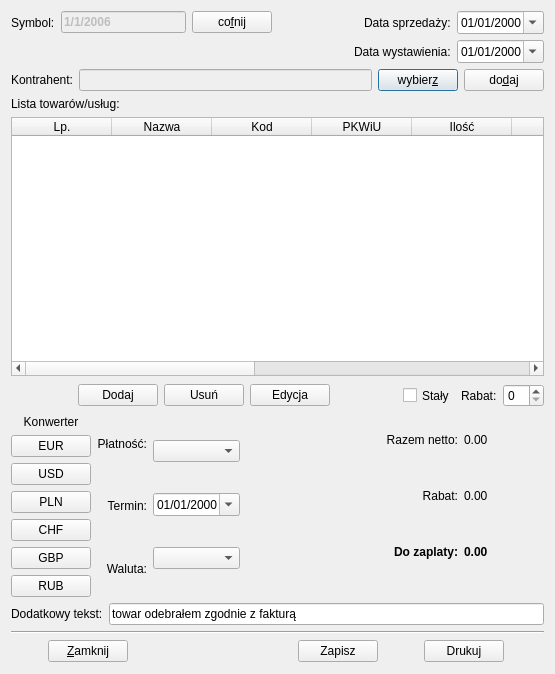
<?xml version="1.0" encoding="UTF-8"?>
<ui version="4.0">
 <class>Invoice</class>
 <widget class="QDialog" name="Invoice">
  <property name="windowModality">
   <enum>Qt::NonModal</enum>
  </property>
  <property name="geometry">
   <rect>
    <x>0</x>
    <y>0</y>
    <width>555</width>
    <height>674</height>
   </rect>
  </property>
  <property name="sizePolicy">
   <sizepolicy hsizetype="Expanding" vsizetype="Expanding">
    <horstretch>0</horstretch>
    <verstretch>0</verstretch>
   </sizepolicy>
  </property>
  <property name="minimumSize">
   <size>
    <width>403</width>
    <height>500</height>
   </size>
  </property>
  <property name="windowTitle">
   <string>Faktura VAT</string>
  </property>
  <layout class="QVBoxLayout" name="verticalLayout_2">
   <property name="sizeConstraint">
    <enum>QLayout::SetMinAndMaxSize</enum>
   </property>
   <item>
    <layout class="QHBoxLayout">
     <item>
      <layout class="QHBoxLayout">
       <item>
        <layout class="QHBoxLayout">
         <item>
          <widget class="QLabel" name="textLabel1_3">
           <property name="text">
            <string>Symbol:</string>
           </property>
           <property name="wordWrap">
            <bool>false</bool>
           </property>
          </widget>
         </item>
         <item>
          <widget class="QLineEdit" name="invNr">
           <property name="enabled">
            <bool>false</bool>
           </property>
           <property name="font">
            <font>
             <weight>75</weight>
             <bold>true</bold>
            </font>
           </property>
           <property name="focusPolicy">
            <enum>Qt::ClickFocus</enum>
           </property>
           <property name="text">
            <string>1/1/2006</string>
           </property>
          </widget>
         </item>
        </layout>
       </item>
       <item>
        <widget class="QPushButton" name="backBtn">
         <property name="cursor">
          <cursorShape>PointingHandCursor</cursorShape>
         </property>
         <property name="focusPolicy">
          <enum>Qt::NoFocus</enum>
         </property>
         <property name="text">
          <string>co&amp;fnij</string>
         </property>
         <property name="shortcut">
          <string>Alt+F</string>
         </property>
         <property name="flat">
          <bool>false</bool>
         </property>
        </widget>
       </item>
      </layout>
     </item>
     <item>
      <spacer>
       <property name="orientation">
        <enum>Qt::Horizontal</enum>
       </property>
       <property name="sizeType">
        <enum>QSizePolicy::Expanding</enum>
       </property>
       <property name="sizeHint" stdset="0">
        <size>
         <width>31</width>
         <height>20</height>
        </size>
       </property>
      </spacer>
     </item>
     <item>
      <layout class="QHBoxLayout">
       <item>
        <widget class="QLabel" name="textLabel3">
         <property name="text">
          <string>Data sprzedaży:</string>
         </property>
         <property name="wordWrap">
          <bool>false</bool>
         </property>
        </widget>
       </item>
       <item>
        <widget class="QDateEdit" name="sellingDate">
         <property name="cursor">
          <cursorShape>UpArrowCursor</cursorShape>
         </property>
         <property name="focusPolicy">
          <enum>Qt::NoFocus</enum>
         </property>
         <property name="displayFormat">
          <string>dd/MM/yyyy</string>
         </property>
         <property name="calendarPopup">
          <bool>true</bool>
         </property>
        </widget>
       </item>
      </layout>
     </item>
    </layout>
   </item>
   <item>
    <layout class="QHBoxLayout" name="horizontalLayout">
     <item>
      <spacer name="spacer8_3">
       <property name="orientation">
        <enum>Qt::Horizontal</enum>
       </property>
       <property name="sizeType">
        <enum>QSizePolicy::Expanding</enum>
       </property>
       <property name="sizeHint" stdset="0">
        <size>
         <width>468</width>
         <height>17</height>
        </size>
       </property>
      </spacer>
     </item>
     <item>
      <widget class="QLabel" name="textLabel3_2">
       <property name="sizePolicy">
        <sizepolicy hsizetype="Preferred" vsizetype="Preferred">
         <horstretch>0</horstretch>
         <verstretch>0</verstretch>
        </sizepolicy>
       </property>
       <property name="text">
        <string>Data wystawienia:</string>
       </property>
       <property name="wordWrap">
        <bool>false</bool>
       </property>
      </widget>
     </item>
     <item>
      <widget class="QDateEdit" name="productDate">
       <property name="cursor">
        <cursorShape>UpArrowCursor</cursorShape>
       </property>
       <property name="focusPolicy">
        <enum>Qt::NoFocus</enum>
       </property>
       <property name="displayFormat">
        <string>dd/MM/yyyy</string>
       </property>
       <property name="calendarPopup">
        <bool>true</bool>
       </property>
      </widget>
     </item>
    </layout>
   </item>
   <item>
    <layout class="QHBoxLayout" name="horizontalLayout_6">
     <item>
      <widget class="QLabel" name="textLabel1">
       <property name="text">
        <string>Kontrahent:</string>
       </property>
       <property name="wordWrap">
        <bool>false</bool>
       </property>
      </widget>
     </item>
     <item>
      <widget class="QLineEdit" name="buyerName">
       <property name="enabled">
        <bool>false</bool>
       </property>
       <property name="font">
        <font>
         <weight>75</weight>
         <bold>true</bold>
        </font>
       </property>
       <property name="cursor">
        <cursorShape>BlankCursor</cursorShape>
       </property>
       <property name="focusPolicy">
        <enum>Qt::NoFocus</enum>
       </property>
      </widget>
     </item>
     <item>
      <widget class="QPushButton" name="buyerListGet">
       <property name="cursor">
        <cursorShape>PointingHandCursor</cursorShape>
       </property>
       <property name="focusPolicy">
        <enum>Qt::StrongFocus</enum>
       </property>
       <property name="text">
        <string>wybier&amp;z</string>
       </property>
       <property name="shortcut">
        <string>Ctrl+K</string>
       </property>
      </widget>
     </item>
     <item>
      <widget class="QPushButton" name="addBuyerBtn">
       <property name="cursor">
        <cursorShape>PointingHandCursor</cursorShape>
       </property>
       <property name="text">
        <string>do&amp;daj</string>
       </property>
      </widget>
     </item>
    </layout>
   </item>
   <item>
    <widget class="QLabel" name="textLabel1_2">
     <property name="text">
      <string>Lista towarów/usług:</string>
     </property>
     <property name="wordWrap">
      <bool>false</bool>
     </property>
    </widget>
   </item>
   <item>
    <widget class="QTableWidget" name="tableGoods">
     <property name="enabled">
      <bool>true</bool>
     </property>
     <property name="editTriggers">
      <set>QAbstractItemView::NoEditTriggers</set>
     </property>
     <property name="selectionMode">
      <enum>QAbstractItemView::SingleSelection</enum>
     </property>
     <property name="selectionBehavior">
      <enum>QAbstractItemView::SelectRows</enum>
     </property>
     <property name="showGrid">
      <bool>true</bool>
     </property>
     <property name="rowCount">
      <number>0</number>
     </property>
     <property name="columnCount">
      <number>11</number>
     </property>
     <column>
      <property name="text">
       <string>Lp.</string>
      </property>
     </column>
     <column>
      <property name="text">
       <string>Nazwa</string>
      </property>
     </column>
     <column>
      <property name="text">
       <string>Kod</string>
      </property>
     </column>
     <column>
      <property name="text">
       <string>PKWiU</string>
      </property>
     </column>
     <column>
      <property name="text">
       <string>Ilość</string>
      </property>
     </column>
     <column>
      <property name="text">
       <string>Jm.</string>
      </property>
     </column>
     <column>
      <property name="text">
       <string>Rabat</string>
      </property>
     </column>
     <column>
      <property name="text">
       <string>Cena jn.</string>
      </property>
     </column>
     <column>
      <property name="text">
       <string>Netto</string>
      </property>
     </column>
     <column>
      <property name="text">
       <string>Vat</string>
      </property>
     </column>
     <column>
      <property name="text">
       <string>Brutto</string>
      </property>
     </column>
    </widget>
   </item>
   <item>
    <layout class="QHBoxLayout" name="horizontalLayout_2">
     <item>
      <spacer>
       <property name="orientation">
        <enum>Qt::Horizontal</enum>
       </property>
       <property name="sizeType">
        <enum>QSizePolicy::Expanding</enum>
       </property>
       <property name="sizeHint" stdset="0">
        <size>
         <width>30</width>
         <height>20</height>
        </size>
       </property>
      </spacer>
     </item>
     <item>
      <widget class="QPushButton" name="addGoodsBtn">
       <property name="cursor">
        <cursorShape>PointingHandCursor</cursorShape>
       </property>
       <property name="focusPolicy">
        <enum>Qt::StrongFocus</enum>
       </property>
       <property name="text">
        <string>Dodaj</string>
       </property>
       <property name="shortcut">
        <string>Ctrl+T</string>
       </property>
       <property name="autoDefault">
        <bool>true</bool>
       </property>
      </widget>
     </item>
     <item>
      <widget class="QPushButton" name="rmGoodsBtn">
       <property name="cursor">
        <cursorShape>PointingHandCursor</cursorShape>
       </property>
       <property name="text">
        <string>Usuń</string>
       </property>
       <property name="shortcut">
        <string>Ctrl+U</string>
       </property>
       <property name="autoDefault">
        <bool>true</bool>
       </property>
      </widget>
     </item>
     <item>
      <widget class="QPushButton" name="editGoodsBtn">
       <property name="cursor">
        <cursorShape>PointingHandCursor</cursorShape>
       </property>
       <property name="text">
        <string>Edycja</string>
       </property>
       <property name="shortcut">
        <string>Ctrl+E</string>
       </property>
       <property name="autoDefault">
        <bool>true</bool>
       </property>
      </widget>
     </item>
     <item>
      <spacer>
       <property name="orientation">
        <enum>Qt::Horizontal</enum>
       </property>
       <property name="sizeType">
        <enum>QSizePolicy::Expanding</enum>
       </property>
       <property name="sizeHint" stdset="0">
        <size>
         <width>40</width>
         <height>20</height>
        </size>
       </property>
      </spacer>
     </item>
     <item>
      <widget class="QCheckBox" name="constRab">
       <property name="minimumSize">
        <size>
         <width>0</width>
         <height>27</height>
        </size>
       </property>
       <property name="cursor">
        <cursorShape>PointingHandCursor</cursorShape>
       </property>
       <property name="text">
        <string>Stały</string>
       </property>
       <property name="iconSize">
        <size>
         <width>16</width>
         <height>16</height>
        </size>
       </property>
      </widget>
     </item>
     <item>
      <widget class="QLabel" name="discountLabel">
       <property name="text">
        <string>Rabat:</string>
       </property>
       <property name="wordWrap">
        <bool>false</bool>
       </property>
      </widget>
     </item>
     <item>
      <widget class="QSpinBox" name="discountVal"/>
     </item>
    </layout>
   </item>
   <item>
    <layout class="QHBoxLayout" name="horizontalLayout_5">
     <item>
      <layout class="QVBoxLayout" name="konverters">
       <item>
        <widget class="QLabel" name="label">
         <property name="text">
          <string>Konwerter</string>
         </property>
         <property name="alignment">
          <set>Qt::AlignCenter</set>
         </property>
         <property name="margin">
          <number>5</number>
         </property>
        </widget>
       </item>
       <item>
        <widget class="QPushButton" name="konvEUR">
         <property name="cursor">
          <cursorShape>PointingHandCursor</cursorShape>
         </property>
         <property name="text">
          <string>EUR</string>
         </property>
        </widget>
       </item>
       <item>
        <widget class="QPushButton" name="konvUSD">
         <property name="cursor">
          <cursorShape>PointingHandCursor</cursorShape>
         </property>
         <property name="text">
          <string>USD</string>
         </property>
        </widget>
       </item>
       <item>
        <widget class="QPushButton" name="konvPLN">
         <property name="cursor">
          <cursorShape>PointingHandCursor</cursorShape>
         </property>
         <property name="text">
          <string>PLN</string>
         </property>
        </widget>
       </item>
       <item>
        <widget class="QPushButton" name="konvCHF">
         <property name="cursor">
          <cursorShape>PointingHandCursor</cursorShape>
         </property>
         <property name="text">
          <string>CHF</string>
         </property>
        </widget>
       </item>
       <item>
        <widget class="QPushButton" name="konvGBP">
         <property name="cursor">
          <cursorShape>PointingHandCursor</cursorShape>
         </property>
         <property name="text">
          <string>GBP</string>
         </property>
        </widget>
       </item>
       <item>
        <widget class="QPushButton" name="konvRUB">
         <property name="cursor">
          <cursorShape>PointingHandCursor</cursorShape>
         </property>
         <property name="text">
          <string>RUB</string>
         </property>
        </widget>
       </item>
      </layout>
     </item>
     <item>
      <layout class="QHBoxLayout">
       <item>
        <layout class="QVBoxLayout" name="addDataLabels">
         <item>
          <widget class="QLabel" name="textLabel5">
           <property name="text">
            <string>Płatność:</string>
           </property>
           <property name="alignment">
            <set>Qt::AlignRight|Qt::AlignTrailing|Qt::AlignVCenter</set>
           </property>
           <property name="wordWrap">
            <bool>false</bool>
           </property>
          </widget>
         </item>
         <item>
          <widget class="QLabel" name="textLabel6">
           <property name="text">
            <string>Termin:</string>
           </property>
           <property name="alignment">
            <set>Qt::AlignRight|Qt::AlignTrailing|Qt::AlignVCenter</set>
           </property>
           <property name="wordWrap">
            <bool>true</bool>
           </property>
          </widget>
         </item>
         <item>
          <widget class="QLabel" name="textLabel2_3">
           <property name="text">
            <string>Waluta:</string>
           </property>
           <property name="alignment">
            <set>Qt::AlignRight|Qt::AlignTrailing|Qt::AlignVCenter</set>
           </property>
           <property name="wordWrap">
            <bool>false</bool>
           </property>
          </widget>
         </item>
        </layout>
       </item>
       <item>
        <layout class="QVBoxLayout" name="addData">
         <item>
          <widget class="QComboBox" name="paysCombo">
           <property name="cursor">
            <cursorShape>PointingHandCursor</cursorShape>
           </property>
          </widget>
         </item>
         <item>
          <widget class="QDateEdit" name="liabDate">
           <property name="cursor">
            <cursorShape>UpArrowCursor</cursorShape>
           </property>
           <property name="displayFormat">
            <string>dd/MM/yyyy</string>
           </property>
           <property name="calendarPopup">
            <bool>true</bool>
           </property>
          </widget>
         </item>
         <item>
          <widget class="QComboBox" name="currCombo">
           <property name="minimumSize">
            <size>
             <width>80</width>
             <height>0</height>
            </size>
           </property>
           <property name="cursor">
            <cursorShape>PointingHandCursor</cursorShape>
           </property>
          </widget>
         </item>
        </layout>
       </item>
      </layout>
     </item>
     <item>
      <spacer>
       <property name="orientation">
        <enum>Qt::Horizontal</enum>
       </property>
       <property name="sizeType">
        <enum>QSizePolicy::Maximum</enum>
       </property>
       <property name="sizeHint" stdset="0">
        <size>
         <width>100</width>
         <height>20</height>
        </size>
       </property>
      </spacer>
     </item>
     <item>
      <layout class="QVBoxLayout" name="verticalLayout">
       <item>
        <layout class="QHBoxLayout" name="horizontalLayout_3">
         <item>
          <layout class="QVBoxLayout" name="descPayments">
           <item>
            <widget class="QLabel" name="textLabelSum1">
             <property name="minimumSize">
              <size>
               <width>150</width>
               <height>0</height>
              </size>
             </property>
             <property name="text">
              <string>Razem netto:</string>
             </property>
             <property name="alignment">
              <set>Qt::AlignRight|Qt::AlignTrailing|Qt::AlignVCenter</set>
             </property>
             <property name="wordWrap">
              <bool>false</bool>
             </property>
            </widget>
           </item>
           <item>
            <widget class="QLabel" name="textLabelSum2">
             <property name="minimumSize">
              <size>
               <width>150</width>
               <height>0</height>
              </size>
             </property>
             <property name="text">
              <string>Rabat:</string>
             </property>
             <property name="alignment">
              <set>Qt::AlignRight|Qt::AlignTrailing|Qt::AlignVCenter</set>
             </property>
             <property name="wordWrap">
              <bool>false</bool>
             </property>
            </widget>
           </item>
           <item>
            <widget class="QLabel" name="textLabelSum3">
             <property name="minimumSize">
              <size>
               <width>150</width>
               <height>0</height>
              </size>
             </property>
             <property name="font">
              <font>
               <weight>75</weight>
               <bold>true</bold>
              </font>
             </property>
             <property name="text">
              <string>Do zaplaty:</string>
             </property>
             <property name="alignment">
              <set>Qt::AlignRight|Qt::AlignTrailing|Qt::AlignVCenter</set>
             </property>
             <property name="wordWrap">
              <bool>false</bool>
             </property>
            </widget>
           </item>
          </layout>
         </item>
         <item>
          <layout class="QVBoxLayout" name="dataPayments">
           <item>
            <widget class="QLabel" name="sum1">
             <property name="minimumSize">
              <size>
               <width>80</width>
               <height>0</height>
              </size>
             </property>
             <property name="text">
              <string>0.00</string>
             </property>
             <property name="wordWrap">
              <bool>false</bool>
             </property>
            </widget>
           </item>
           <item>
            <widget class="QLabel" name="sum2">
             <property name="minimumSize">
              <size>
               <width>80</width>
               <height>0</height>
              </size>
             </property>
             <property name="text">
              <string>0.00</string>
             </property>
             <property name="wordWrap">
              <bool>false</bool>
             </property>
            </widget>
           </item>
           <item>
            <widget class="QLabel" name="sum3">
             <property name="minimumSize">
              <size>
               <width>80</width>
               <height>0</height>
              </size>
             </property>
             <property name="font">
              <font>
               <weight>75</weight>
               <bold>true</bold>
              </font>
             </property>
             <property name="text">
              <string>0.00</string>
             </property>
             <property name="wordWrap">
              <bool>false</bool>
             </property>
            </widget>
           </item>
          </layout>
         </item>
        </layout>
       </item>
       <item>
        <spacer name="verticalSpacer">
         <property name="orientation">
          <enum>Qt::Vertical</enum>
         </property>
         <property name="sizeType">
          <enum>QSizePolicy::Minimum</enum>
         </property>
         <property name="sizeHint" stdset="0">
          <size>
           <width>20</width>
           <height>20</height>
          </size>
         </property>
        </spacer>
       </item>
      </layout>
     </item>
    </layout>
   </item>
   <item>
    <layout class="QHBoxLayout">
     <item>
      <widget class="QLabel" name="textLabel7">
       <property name="text">
        <string>Dodatkowy tekst:</string>
       </property>
       <property name="wordWrap">
        <bool>false</bool>
       </property>
      </widget>
     </item>
     <item>
      <widget class="QLineEdit" name="additEdit">
       <property name="text">
        <string>towar odebrałem zgodnie z fakturą</string>
       </property>
      </widget>
     </item>
    </layout>
   </item>
   <item>
    <widget class="Line" name="line">
     <property name="orientation">
      <enum>Qt::Horizontal</enum>
     </property>
    </widget>
   </item>
   <item>
    <layout class="QHBoxLayout" name="horizontalLayout_4">
     <item>
      <spacer name="spacer6">
       <property name="orientation">
        <enum>Qt::Horizontal</enum>
       </property>
       <property name="sizeType">
        <enum>QSizePolicy::Minimum</enum>
       </property>
       <property name="sizeHint" stdset="0">
        <size>
         <width>37</width>
         <height>23</height>
        </size>
       </property>
      </spacer>
     </item>
     <item>
      <widget class="QPushButton" name="closeBtn">
       <property name="text">
        <string>&amp;Zamknij</string>
       </property>
       <property name="shortcut">
        <string>Ctrl+X</string>
       </property>
       <property name="autoDefault">
        <bool>true</bool>
       </property>
      </widget>
     </item>
     <item>
      <spacer name="spacer4">
       <property name="orientation">
        <enum>Qt::Horizontal</enum>
       </property>
       <property name="sizeType">
        <enum>QSizePolicy::Expanding</enum>
       </property>
       <property name="sizeHint" stdset="0">
        <size>
         <width>228</width>
         <height>23</height>
        </size>
       </property>
      </spacer>
     </item>
     <item>
      <widget class="QPushButton" name="saveBtn">
       <property name="text">
        <string>Zapisz</string>
       </property>
       <property name="shortcut">
        <string>Ctrl+S</string>
       </property>
       <property name="autoDefault">
        <bool>true</bool>
       </property>
      </widget>
     </item>
     <item>
      <spacer name="spacer5_2">
       <property name="orientation">
        <enum>Qt::Horizontal</enum>
       </property>
       <property name="sizeType">
        <enum>QSizePolicy::Minimum</enum>
       </property>
       <property name="sizeHint" stdset="0">
        <size>
         <width>40</width>
         <height>20</height>
        </size>
       </property>
      </spacer>
     </item>
     <item>
      <widget class="QPushButton" name="printBtn">
       <property name="text">
        <string>Drukuj</string>
       </property>
       <property name="shortcut">
        <string>Ctrl+P</string>
       </property>
       <property name="autoDefault">
        <bool>true</bool>
       </property>
      </widget>
     </item>
     <item>
      <spacer name="spacer5">
       <property name="orientation">
        <enum>Qt::Horizontal</enum>
       </property>
       <property name="sizeType">
        <enum>QSizePolicy::Minimum</enum>
       </property>
       <property name="sizeHint" stdset="0">
        <size>
         <width>40</width>
         <height>20</height>
        </size>
       </property>
      </spacer>
     </item>
    </layout>
   </item>
  </layout>
 </widget>
 <layoutdefault spacing="6" margin="11"/>
 <pixmapfunction>qPixmapFromMimeSource</pixmapfunction>
 <tabstops>
  <tabstop>buyerListGet</tabstop>
  <tabstop>addGoodsBtn</tabstop>
  <tabstop>constRab</tabstop>
  <tabstop>discountVal</tabstop>
  <tabstop>paysCombo</tabstop>
  <tabstop>liabDate</tabstop>
  <tabstop>currCombo</tabstop>
  <tabstop>additEdit</tabstop>
  <tabstop>saveBtn</tabstop>
  <tabstop>printBtn</tabstop>
  <tabstop>closeBtn</tabstop>
  <tabstop>rmGoodsBtn</tabstop>
  <tabstop>editGoodsBtn</tabstop>
  <tabstop>invNr</tabstop>
  <tabstop>addBuyerBtn</tabstop>
  <tabstop>tableGoods</tabstop>
 </tabstops>
 <resources/>
 <connections/>
</ui>
